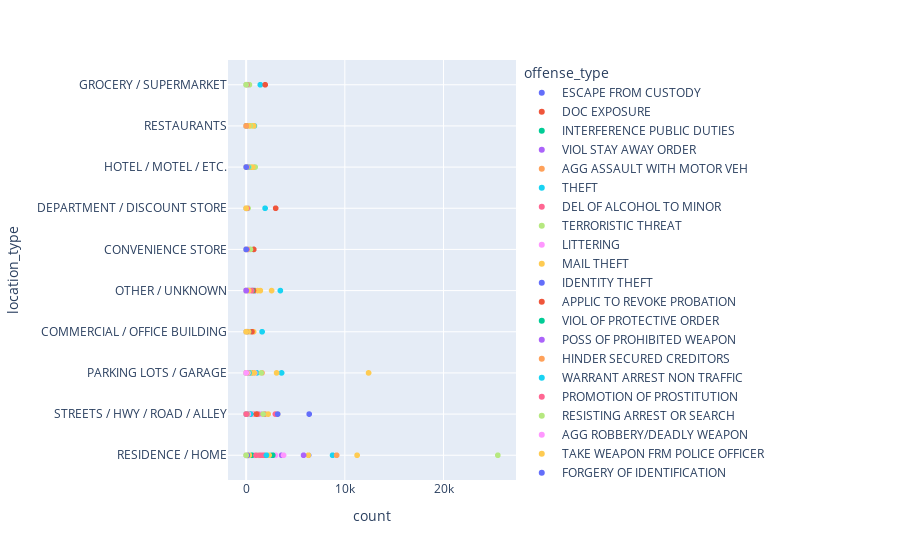

Notebook source saved alongside this figure:
### Code cell
fig = px.scatter(offense_by_top_loc_type, x='count', y='location_type', color='offense_type');
fig.update_xaxes(showticklabels=True);
fig.update_yaxes(showticklabels=True);
fig.show();
